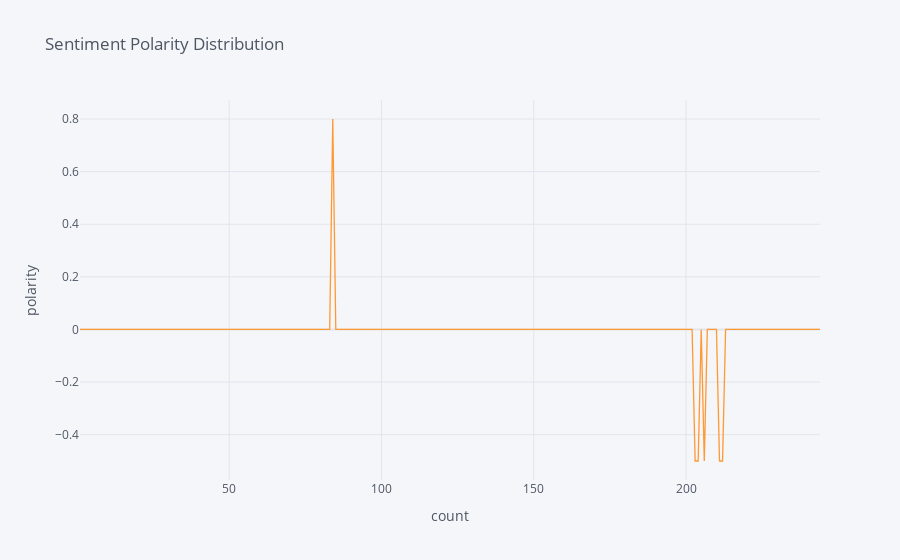

Write notebook code for a chart like this one.
### Code cell
df['title_polarity'].iplot(kind='scatter', xTitle = 'count', yTitle= 'polarity',  title = 'Sentiment Polarity Distribution')

### Figure 1 — Plotly figure (JSON) as saved in the notebook; plotly's stock layout.template omitted (floating-point values rounded to 4 significant figures; data arrays with more than 128 entries replaced by an {"elided": "..."} marker saying what was removed)
{"data": [{"line": {"color": "rgba(255, 153, 51, 1.0)", "dash": "solid", "shape": "linear", "width": 1.3}, "mode": "lines", "name": "title_polarity", "text": "", "type": "scatter", "x": {"elided": "243 int values"}, "y": {"elided": "243 float values"}}], "layout": {"legend": {"bgcolor": "#F5F6F9", "font": {"color": "#4D5663"}}, "paper_bgcolor": "#F5F6F9", "plot_bgcolor": "#F5F6F9", "title": {"font": {"color": "#4D5663"}, "text": "Sentiment Polarity Distribution"}, "xaxis": {"gridcolor": "#E1E5ED", "showgrid": true, "tickfont": {"color": "#4D5663"}, "title": {"font": {"color": "#4D5663"}, "text": "count"}, "zerolinecolor": "#E1E5ED"}, "yaxis": {"gridcolor": "#E1E5ED", "showgrid": true, "tickfont": {"color": "#4D5663"}, "title": {"font": {"color": "#4D5663"}, "text": "polarity"}, "zerolinecolor": "#E1E5ED"}}}
